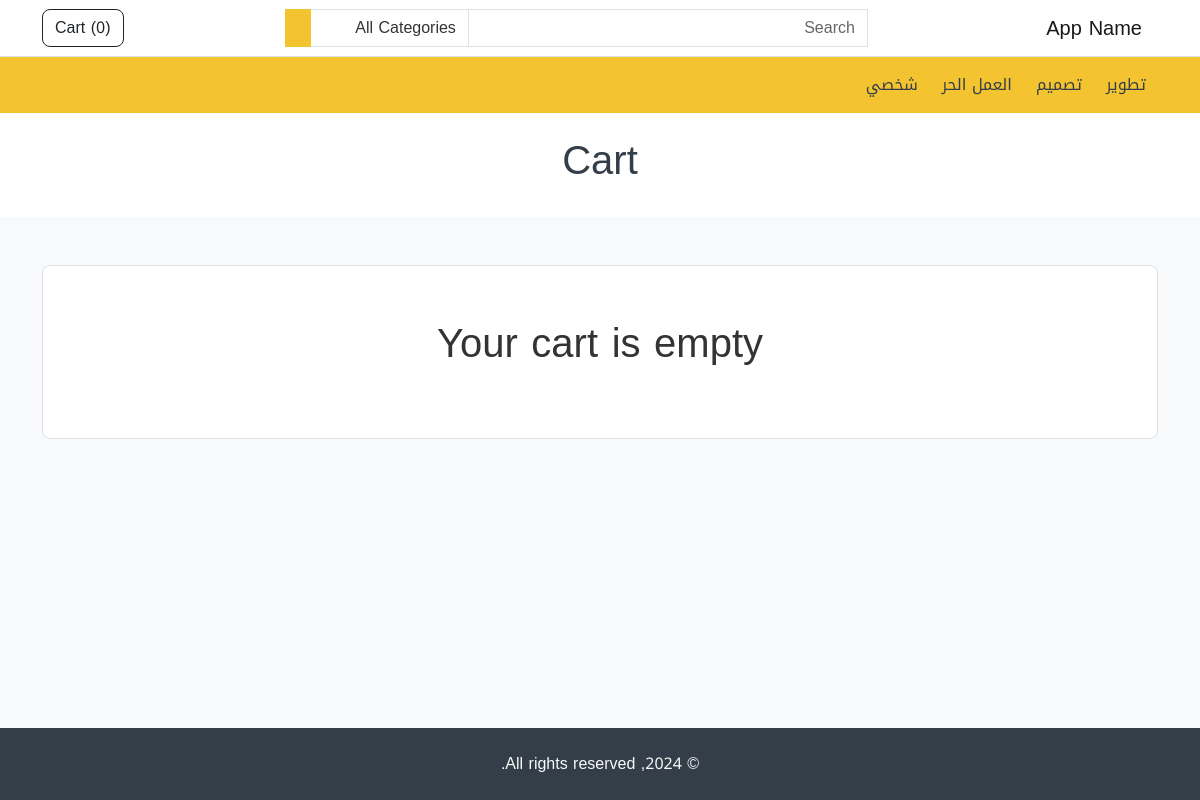
The page /cart on the database its author committed.
### store/models.py (models this page shows, shortened)
class Category(models.Model):
    name = models.CharField(max_length=255, unique=True)
    featured = models.BooleanField(default=False)
    order = models.IntegerField(default=1)
    created_at = models.DateTimeField(auto_now_add=True)
    updated_at = models.DateTimeField(auto_now=True)

### store/views.py (the view)
# urls.py: path('cart', views.cart, name='store.cart'),
def cart(request):
    return render(
        request, 'cart.html'
    )

### store/custom_context_processor.py (called while the page is built)
def store_website(request):
    cart = Cart.objects.filter(session=request.session.session_key).last()
    cart_total = 0
    cart_products = []
    if cart:
        cart_products = Product.objects.filter(pk__in=cart.items)
        for item in cart_products:
            cart_total += item.price
    categories = Category.objects.order_by('order')
    return {
        'categories': categories,
        'cart_products': cart_products,
        'cart_total': cart_total
    }

### store/templates/cart.html (shortened to what this page needs)
{% extends 'base.html' %}
{% load i18n my_filters %}
{% block content %}
<div class="bg-white py-4">
        <h1 class="text-center text-secondary">{% trans 'Cart' %}</h1>
      </div>
      <div class="container my-5">
        {% for product in cart_products %}
        <div class="card my-2">
          <div class="card-body">
            <div class="row">
              <div class="col-md-2 text-center mb-2">
                <img
                  src="{{ product.image.url }}"
                  alt="{{ product.name }}"
                  title=""
                  width="150"
                  class="img-thumbnail"
                />
              </div>
              <div class="col my-auto text-center">
                {{ product.name }}
              </div>
              <div class="col-md-2 col-xs-6 my-auto text-center">
                <strong>
                  {{ product.price|currency }}
                </strong>
              </div>
              <div class="col-md-2 my-auto text-center">
                <button class="btn btn-secondary my-2" type="button" data-url="{% url 'store.cart_remove' product.id %}" onclick="cartRemove(this)">
                  <i class="lni lni-trash-can text-white"></i>
                </button>
              </div>
            </div>
          </div>
        </div>
        {% empty %}
        <div class="h-100 p-5 bg-white border rounded-3 text-center">
          <p class="fs-1">{% trans 'Your cart is empty' %}</p>
        </div>
        {% endfor %}
      </div>
{% endblock  %}

### store/templates/partials/header.html (shortened to what this page needs)
{% load i18n %}
<nav class="navbar navbar-expand-lg navbar-light bg-white border-bottom">
      <div class="container">
        <a class="navbar-brand" href="/">
            {% trans 'App Name' %}
        </a>
        <div class="collapse navbar-collapse mt-2 mt-lg-0" id="navbarSupportedContent">
          {% include 'partials/header_search.html' %}
          <ul class="navbar-nav my-2 my-lg-0">
            <li class="nav-item">
              <a href="{% url 'store.cart' %}" class="btn btn-outline-dark" type="button">
                {% trans 'Cart' %} (<span id="cart-items-count">{{ cart_products|length }}</span>)
              </a>
            </li>
          </ul>
        </div>
      </div>
    </nav>
    <nav class="navbar navbar-expand-lg navbar-light bg-primary">
      <div class="container">
        <div
          class="collapse navbar-collapse mt-2 mt-lg-0" id="navbarSupportedContent">
          <ul class="navbar-nav my-2 my-lg-0">
            {% for category in categories %}
              <li class="nav-item">
                <a class="nav-link mx-1" href="{% url 'store.category' category.id %}" role="button">
                  {{ category.name }}
                </a>
              </li>
            {% endfor %}
          </ul>
        </div>
      </div>
    </nav>

### rows shown on the page
Category: name "تطوير"
Category: name "تصميم"
Category: name "العمل الحر"
Category: name "شخصي"

### other values the page prints
{{ cart_products|length }} "0"
